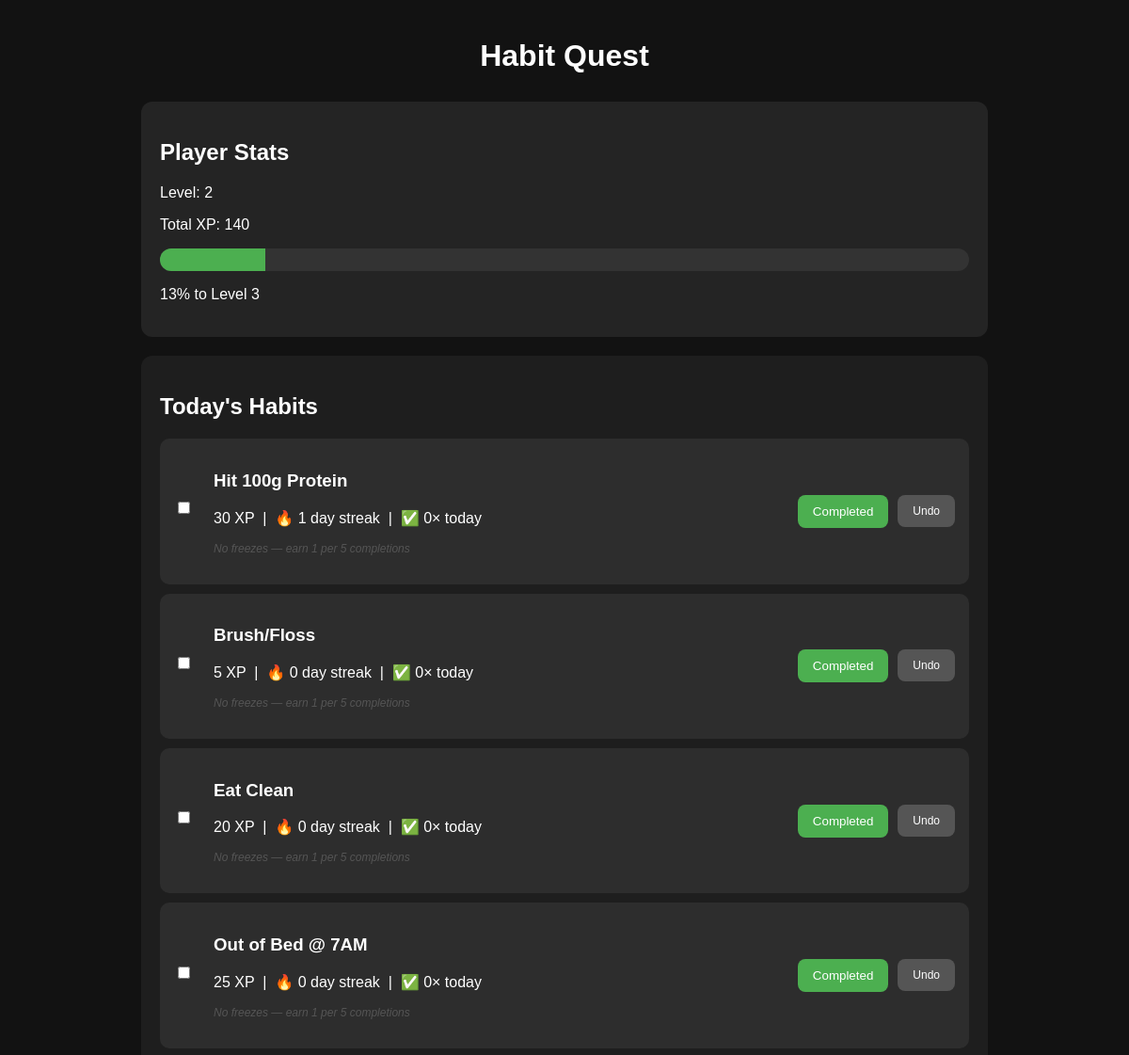
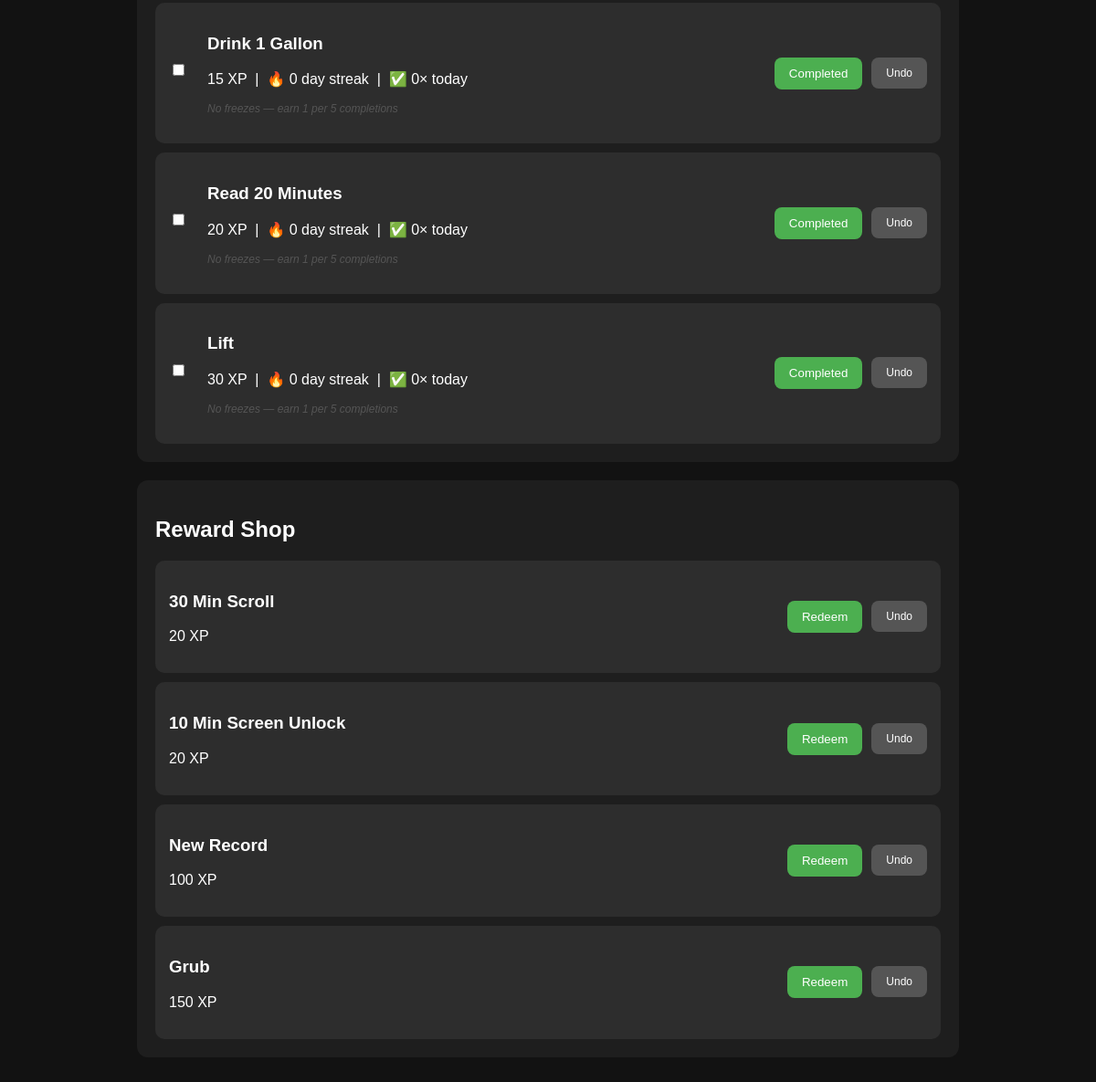
The page / on the database its author committed (2 pictures, top to bottom).
### tables this page shows
CREATE TABLE player (
            id       INTEGER PRIMARY KEY,
            total_xp INTEGER DEFAULT 0,
            level    INTEGER DEFAULT 1
        );

CREATE TABLE habits (
        id     INTEGER PRIMARY KEY AUTOINCREMENT,
        name   TEXT    NOT NULL,
        xp     INTEGER NOT NULL DEFAULT 10,
        streak INTEGER NOT NULL DEFAULT 0
    , streak_freezes INTEGER DEFAULT 0);

CREATE TABLE rewards (
            id INTEGER PRIMARY KEY AUTOINCREMENT,
            name TEXT NOT NULL,
            cost INTEGER NOT NULL
        );

### app.py (the view)
@app.route("/")
def home():
    db = get_db()
    raw_habits = db.execute("SELECT * FROM habits ORDER BY id DESC").fetchall()
    rewards    = db.execute("SELECT * FROM rewards ORDER BY cost ASC").fetchall()
    player     = db.execute("SELECT * FROM player WHERE id = 1").fetchone()
    habits = []
    for h in raw_habits:
        habits.append({
            "id":                h["id"],
            "name":              h["name"],
            "xp":                h["xp"],
            "streak":            h["streak"],
            "streak_freezes":    h["streak_freezes"],
            "completions_today": completions_today(h["id"]),
        })
    current_level     = player["level"]
    current_xp        = player["total_xp"]
    previous_level_xp = ((current_level - 1) ** 2) * 100
    next_lvl_xp       = xp_for_next_level(current_level)
    progress          = current_xp - previous_level_xp
    needed            = next_lvl_xp - previous_level_xp
    progress_percent  = int((progress / needed) * 100) if needed > 0 else 0
    return render_template(
        "index.html",
        habits=habits,
        rewards=rewards,
        player=player,
        progress_percent=progress_percent,
        next_level_xp=next_lvl_xp,
    )

### app.py (called while the page is built)
def get_db():
    if "db" not in g:
        g.db = sqlite3.connect(DATABASE)
        g.db.row_factory = sqlite3.Row
        g.db.execute("PRAGMA journal_mode=WAL")
    return g.db

def xp_for_next_level(level):
    return (level ** 2) * 100

def get_today():
    return date.today()

def completions_today(habit_id):
    db = get_db()
    today = get_today().isoformat()
    row = db.execute("""
        SELECT COUNT(*) AS cnt
        FROM habit_logs
        WHERE habit_id = ?
          AND date(timestamp) = ?
    """, (habit_id, today)).fetchone()
    return row["cnt"]

### templates/index.html (shortened to what this page needs)
<!DOCTYPE html>
<html lang="en">
<head>
    <link rel="stylesheet" href="{{ url_for('static', filename='style.css') }}">
</head>
<body>
<div class="container">
    <h1>Habit Quest</h1>
    <div class="stats-card">
        <h2>Player Stats</h2>
        <p>Level: {{ player.level }}</p>
        <p>Total XP: {{ player.total_xp }}</p>
        <div class="progress-container">
            <div class="progress-bar" data-progress="{{ progress_percent }}"></div>
        </div>
        <p>{{ progress_percent }}% to Level {{ player.level + 1 }}</p>
    </div>
    <div class="section">
        <h2>Today's Habits</h2>
        {% for habit in habits %}
        <div class="habit-card">
            <div class="habit-left">
                <form action="/complete/{{ habit.id }}" method="POST" id="complete-form-{{ habit.id }}">
                    <input
                        type="checkbox"
                        onchange="document.getElementById('complete-form-{{ habit.id }}').submit()"
                    >
                </form>
                <div>
                    <h3>{{ habit.name }}</h3>
                    <p>
                        {{ habit.xp }} XP &nbsp;|&nbsp;
                        🔥 {{ habit.streak }} day streak &nbsp;|&nbsp;
                        ✅ {{ habit.completions_today }}× today
                    </p>
                    <p class="freeze-row">
                        {% if habit.streak_freezes > 0 %}
                            {% for i in range(habit.streak_freezes) %}
                                <span class="freeze-icon" title="Streak Freeze available for this habit">🧊</span>
                            {% endfor %}
                            <span class="freeze-label">× {{ habit.streak_freezes }}</span>
                        {% else %}
                            <span class="freeze-empty">No freezes — earn 1 per 5 completions</span>
                        {% endif %}
                    </p>
                </div>
            </div>
            <div class="habit-actions">
                <form action="/complete/{{ habit.id }}" method="POST">
                    <button type="submit">Completed</button>
                </form>
                <form action="/undo_habit/{{ habit.id }}" method="POST">
                    <button type="submit" class="undo-link">Undo</button>
                </form>
            </div>
        </div>
        {% endfor %}
    </div>
    <div class="section">
        <h2>Reward Shop</h2>
        {% for reward in rewards %}
        <div class="reward-card">
            <div>
                <h3>{{ reward.name }}</h3>
                <p>{{ reward.cost }} XP</p>
            </div>
            <div class="habit-actions">
                <form action="/redeem/{{ reward.id }}" method="POST">
                    <button type="submit">Redeem</button>
                </form>
                <form action="/undo_reward/{{ reward.id }}" method="POST">
                    <button type="submit" class="undo-link">Undo</button>
                </form>
            </div>
        </div>
        {% endfor %}
    </div>
</div>
</body>
</html>

### static/style.css (style rules this page uses)
body { font-family: Arial, sans-serif; background: #121212; color: white; margin: 0; padding: 20px; }
.container { max-width: 900px; margin: auto; }
h1 { text-align: center; margin-bottom: 30px; }
.section { background: #1e1e1e; padding: 20px; border-radius: 12px; margin-bottom: 20px; }
.stats-card { background: #242424; padding: 20px; border-radius: 12px; margin-bottom: 20px; }
.habit-card, .reward-card { display: flex; justify-content: space-between; align-items: center; background: #2d2d2d; padding: 15px; border-radius: 10px; margin-top: 10px; }
.habit-left { display: flex; align-items: center; gap: 15px; }
.habit-actions { display: flex; gap: 10px; }
.progress-container { width: 100%; height: 24px; background: #333; border-radius: 12px; overflow: hidden; margin-top: 10px; margin-bottom: 10px; }
.progress-bar { height: 100%; background: #4caf50; transition: width 0.4s ease; }
button { background: #4caf50; color: white; border: none; padding: 10px 16px; border-radius: 8px; cursor: pointer; }
input { padding: 10px; margin-right: 10px; margin-bottom: 10px; border-radius: 6px; border: none; }
.undo-link { background: #555; font-size: 12px; }
.freeze-row { display: flex; align-items: center; gap: 4px; margin-top: 12px; flex-wrap: wrap; }
.freeze-empty { font-size: 12px; color: #555; font-style: italic; }

### rows shown on the page
player: level "2", total_xp "140", player.level+1 "3"
habits: name "Hit 100g Protein", xp "30", streak "1", completions_today "0", shows "No freezes — earn 1 per 5 completions"
habits: name "Brush/Floss", xp "5", streak "0", completions_today "0", streak_freezes "No freezes — earn 1 per 5 completions"
habits: name "Eat Clean", xp "20", streak "0", completions_today "0", streak_freezes "No freezes — earn 1 per 5 completions"
habits: name "Out of Bed @ 7AM", xp "25", streak "0", completions_today "0", streak_freezes "No freezes — earn 1 per 5 completions"
habits: name "Drink 1 Gallon", xp "15", streak "0", completions_today "0", streak_freezes "No freezes — earn 1 per 5 completions"
habits: name "Read 20 Minutes", xp "20", streak "0", completions_today "0", streak_freezes "No freezes — earn 1 per 5 completions"
habits: name "Lift", xp "30", streak "0", completions_today "0", streak_freezes "No freezes — earn 1 per 5 completions"
rewards: name "30 Min Scroll", cost "20"
rewards: name "10 Min Screen Unlock", cost "20"
rewards: name "New Record", cost "100"
rewards: name "Grub", cost "150"

### other values the page prints
{{ progress_percent }} "13"
